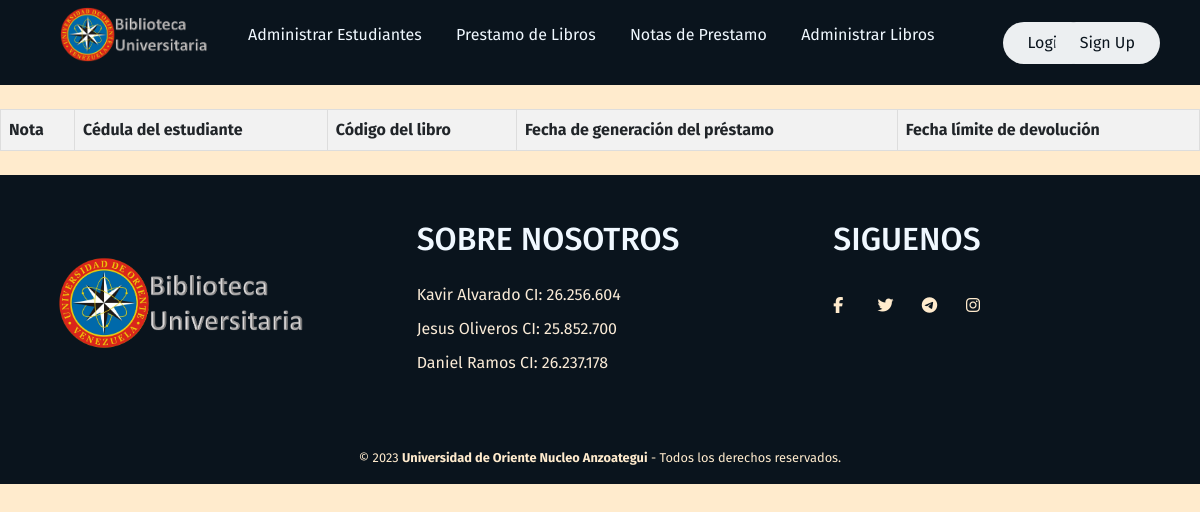
Page /notasprestamo/ on the earlier database version.
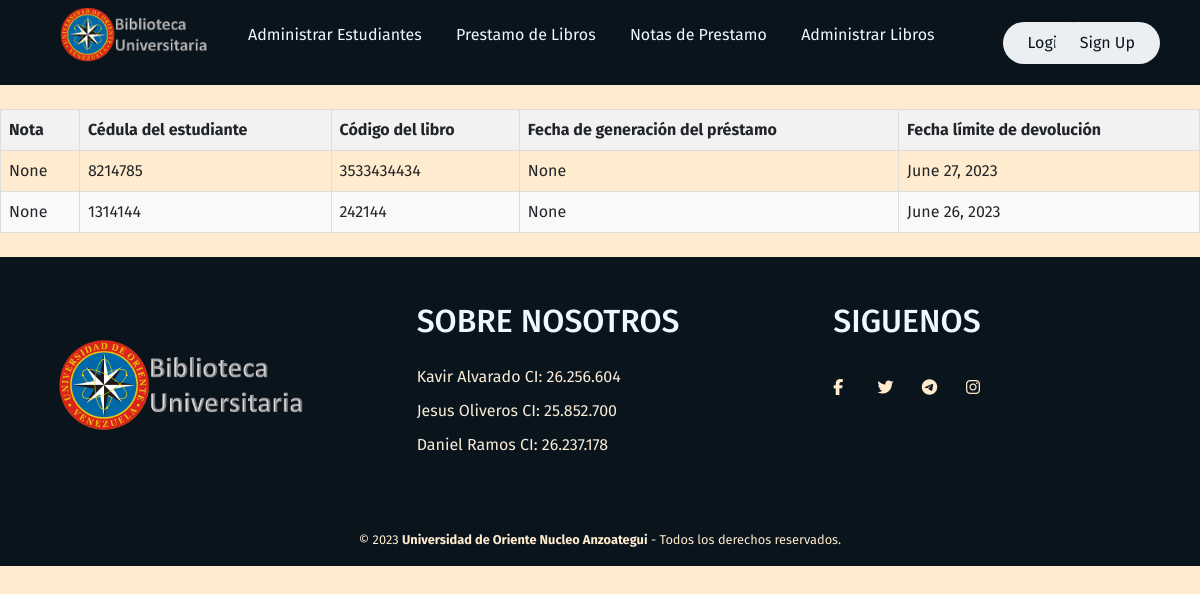
Same page on the later database version.
### GenerarPrestamo/models.py (models this page shows, shortened)
class Prestamo(models.Model):
    nota = models.AutoField(primary_key=True, verbose_name="Nota de Prestamo")
    cedula=models.CharField(max_length=20, verbose_name="CI del Estudiante")
    codigo=models.CharField(max_length=20)
    limite=models.DateField()
    fecha=models.DateTimeField(auto_now_add=True)
    class Meta:
        verbose_name='prestamo'
        verbose_name_plural='prestamos'

### NotasPrestamo/views.py (the view)
# urls.py: path('',views.notas_prestamo, name="NotasPrestamo"),
def notas_prestamo(request):
    notas=Prestamo.objects.all()
    return render(request, "notasprestamo/notasprestamo.html", {'notas':notas})

### NotasPrestamo/templates/notasprestamo/notasprestamo.html (shortened to what this page needs)
{% extends "base/base.html" %}
{% load static %}
{% block content %}
    <link href="{% static 'Biblioteca/bootstrap.min.css' %}" rel="stylesheet">
    <link rel="stylesheet" href="{% static 'Biblioteca/css/StylesBase.css' %}">
    <head>
        <link rel="stylesheet" href="{% static 'Biblioteca/css/StylesTable.css' %}">
    </head>
    <table style="margin: auto;">
        <thead>
            <tr>
                <th>Nota</th>
                <th>Cédula del estudiante</th>
                <th>Código del libro</th>
                <th>Fecha de generación del préstamo</th>
                <th>Fecha límite de devolución</th>
            </tr>
        </thead>
        <tbody>
            {% for nota in notas %}
                <tr>
                    <td>{{nota.nota}}</td>
                    <td>{{nota.cedula}}</td>
                    <td>{{nota.codigo}}</td>
                    <td>{{nota.fecha}}</td>
                    <td>{{nota.limite}}</td>
                </tr>
            {% endfor %}
        </tbody>
    </table>
{% endblock %}

### Home/templates/base/base.html (shortened to what this page needs)
<!DOCTYPE html>
<html>
    <head>
        {% load static %}
        <link rel="stylesheet" href="{% static 'Biblioteca/css/StylesBase.css' %}">
    </head>
    <body>
        <header>
            <div class="h-de-pagina">
                <div style="text-align: left; margin-right: -50px;" class="logo">
                    <figure>
                        <a href="{% url 'Home' %}">
                            <img src="{% static 'Biblioteca/imgprojts/Logo.png' %}" alt="Logo UDO">
                        </a>
                    </figure>
                </div>
                <nav  style="text-align: center; margin-right: 20px;">
                    <ul class="nav-links">
                        <li><a href="{% url 'AdministrarEstudiantes' %}">Administrar Estudiantes</a></li>
                        <li><a href="{% url 'GenerarPrestamo' %}">Prestamo de Libros</a></li>
                        <li><a href="{% url 'NotasPrestamo' %}">Notas de Prestamo</a></li>
                        <li><a href="{% url 'AdministrarLibros' %}">Administrar Libros</a></li>
                    </ul>
                </nav>
                {% if user.is_authenticated %}
                    <div style="text-align: right; margin-right: -50px;"><a style="color: rgb(26, 216, 8);">Hola {{user.username}}</a></div>
                    <div style="text-align: right; margin-right: -50px;"><a href="{% url 'Logout' %}" class="sesion"><button>Log out</button></a></div>
                {% else %}
                    <div style="text-align: right; margin-right: -70px;"><a href="{% url 'Login' %}" class="sesion"><button>Login</button></a></div>
                    <div style="text-align: right; margin-right: -20px;"><a href="{% url 'SignUp' %}" class="sesion"><button>Sign Up</button></a></div>
                {% endif %}
        </header>
        <div>
            {% block content %}
            {% endblock %}
        </div>
        <footer class="pie-de-pagina">
            <div class="case-one">
                <div class="box">
                    <figure>
                        <a href="#">
                            <img src="{% static 'Biblioteca/imgprojts/Logo.png' %}" alt="Logo UDO">
                        </a>
                    </figure>
                </div>
                <div class="box">
                    <h2>SOBRE NOSOTROS</h2>
                    <p>Kavir Alvarado CI: 26.256.604</p>
                    <p>Jesus Oliveros CI: 25.852.700</p>
                    <p>Daniel Ramos CI: 26.237.178</p>
                </div>
                <div class="box">
                    <h2>SIGUENOS</h2>
                    <div class="redes">
                        <a href="#" class="fa fa-facebook"></a>
                        <a href="#" class="fa fa-twitter"></a>
                        <a href="#" class="fa fa-telegram"></a>
                        <a href="#" class="fa fa-instagram"></a>
                    </div>
                </div>
            </div>
            <div class="case-two">
                <small>&copy; 2023 <b>Universidad de Oriente Nucleo Anzoategui</b> - Todos los derechos reservados.</small>
            </div>
        </footer>
    </body>
</html>

### Home/static/Biblioteca/css/StylesBase.css (style rules this page uses)
* { margin: 0; padding: 1; box-sizing: border-box; font-family: 'Fira Sans', sans-serif; }
body { background-color: blanchedalmond; }
.h-de-pagina { width: 100%; background-color: #0a141d; margin: auto; display: flex; justify-content: space-between; align-items:center; height: 85px; padding: 10px 5%; }
.h-de-pagina .logo figure { width: 100%; height: 100%; }
.h-de-pagina .logo figure img { width: 150px; transition: all 0.3s; }
.h-de-pagina .nav-links { list-style: none; }
.h-de-pagina .nav-links li { display: inline-block; padding: 0 15px; }
.h-de-pagina .nav-links li a { text-decoration: none; color: aliceblue; }
.h-de-pagina .sesion button { font-size: 500; color: #0a141d; padding: 9px 25px; background: #eceff1; border: none; border-radius: 40px; transition: all 0.12s ease 0s; }
.pie-de-pagina { width: 100%; background-color: #0a141d; }
.pie-de-pagina .case-one { width: 100%; max-width: 1200px; margin: auto; display: grid; grid-template-columns: repeat(3, 1fr); grid-gap: 50px; padding: 45px 0px; }
.pie-de-pagina .case-one .box figure { width: 100%; height: 100%; display: flex; justify-content: center; align-items: center; }
.pie-de-pagina .case-one .box figure img { width: 250px; }
.pie-de-pagina .case-one .box h2 { color: aliceblue; margin-bottom: 25px; }
.pie-de-pagina .case-one .box p { color: antiquewhite; margin-bottom: 10px; }
.pie-de-pagina .case-one .box .redes a { display: inline-block; text-decoration: none; width: 30px; height: 30px; line-height: 45px; color: blanchedalmond; margin-right: 10px; transition: all 300ms ease; }
.pie-de-pagina .case-two { padding: 15px 10px; text-align: center; }
.pie-de-pagina .case-two small { color: blanchedalmond; justify-content: center; }

### Home/static/Biblioteca/css/StylesTable.css (style rules this page uses)
table { border-collapse: collapse; width: 100%; }
th, td { border: 1px solid #ddd; padding: 8px; }
th { background-color: #f2f2f2; }
tr:nth-child(even) { background-color: #f9f9f9; }

Differences in the rows shown:
added Prestamo: nota "None", cedula "8214785", codigo "3533434434", fecha "None", limite "June 27, 2023"
added Prestamo: nota "None", cedula "1314144", codigo "242144", fecha "None", limite "June 26, 2023"
